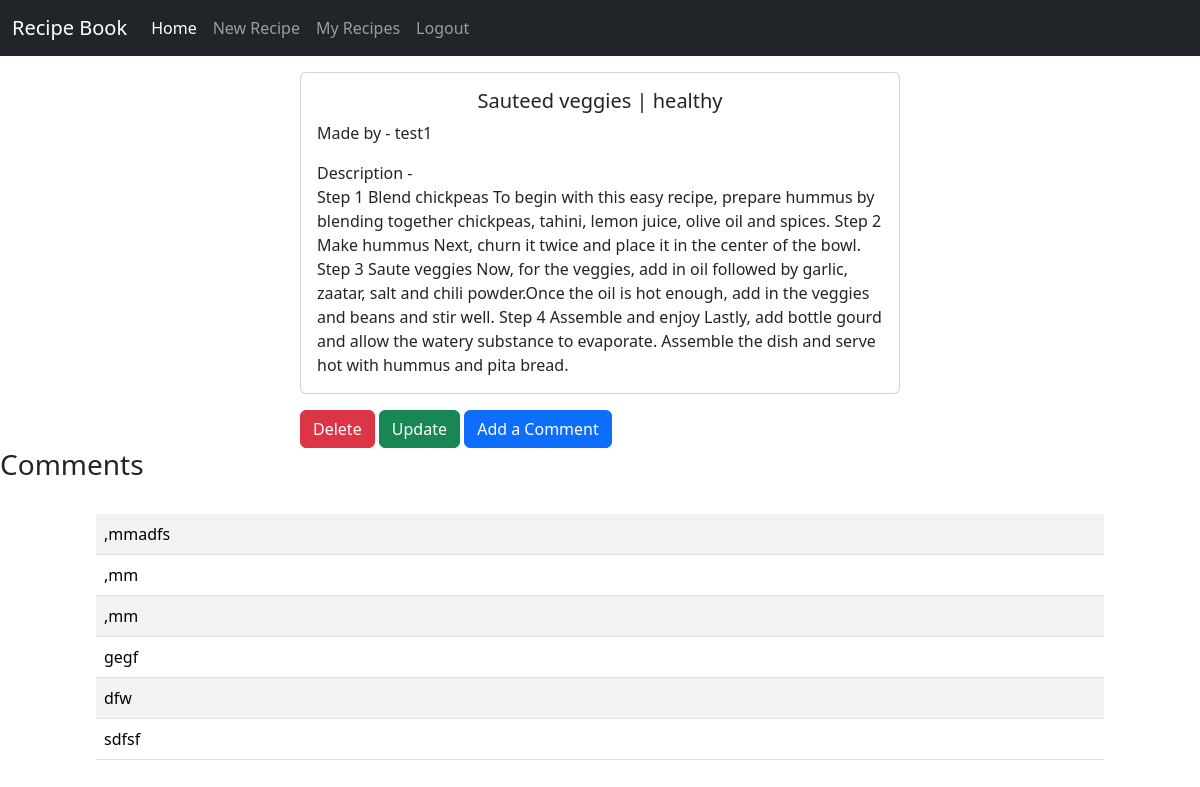
The page /recipe_detail/30/ (signed in) on the database its author committed.
### recipes/models.py (models this page shows)
class Recipe(models.Model):
    name = models.CharField(max_length=250)
    description = models.TextField()
    user=models.ForeignKey(User,on_delete=models.CASCADE)

class Comments(models.Model):
    comment=models.TextField()
    comment_id=models.ForeignKey(Recipe, on_delete=models.CASCADE,related_name='comments')

### recipes/views.py (the view)
# urls.py: path('recipe_detail/<id>/',views.detail_recipe,name='detail_recipe'),
def detail_recipe(request,id):
    receipe_list=Recipe.objects.get(id=id)
    comment=Comments.objects.filter(comment_id=id).order_by('-id')
    context={'recipe':receipe_list,'comment':comment}
    return render(request,'recipe_detail.html',context)

### recipes/templates/recipe_detail.html (shortened to what this page needs)
<!DOCTYPE html>
<html lang="en">
<head>
    <link href="https://cdn.jsdelivr.net/npm/bootstrap@5.3.2/dist/css/bootstrap.min.css" rel="stylesheet">
</head>
<body>
    <nav class="navbar navbar-expand-lg navbar-dark bg-dark">
        <div class="container-fluid">
          <a class="navbar-brand" href="#">Recipe Book</a>
          <div class="collapse navbar-collapse" id="navbarSupportedContent">
            <ul class="navbar-nav me-auto mb-2 mb-lg-0">
              <li class="nav-item">
                <a class="nav-link active" aria-current="page" href="/">Home</a>
              </li>
              {% if user.is_authenticated %}
              <li class="nav-item">
                <a class="nav-link" href="{% url 'index' %}">New Recipe</a>
              </li>
              <li class="nav-item">
                <a class="nav-link" href="{% url 'myrecipes' %}">My Recipes</a>
              </li>
              <li class="nav-item">
                <a class="nav-link" href="{% url 'logout' %}">Logout</a>
              </li>
              {% endif %}
            </ul>
          </div>
        </div>
      </nav>
    <div class="card my-3" style="width: 50%; margin-left: 25%;">
        <div class="card-body">
          <h5 class="card-title" style="text-align: center;">{{recipe.name}}</h5>
          <p class="card-text">Made by - {{recipe.user}}</p>
          <p class="card-text">Description - <br>{{recipe.description}}</p>
        </div>
    </div>
    <div style="margin-left: 25%;">
        {% if recipe.user == user %}
            <a href="{% url 'delete_recipe' recipe.id %}" class="btn btn-danger">Delete</a>
            <a href="{% url 'update_recipe' recipe.id %}" class="btn btn-success">Update</a>
        {% endif %}
        {% if user.is_authenticated %}
        <a href="{% url 'add_comment' recipe.id %}" class="btn btn-primary">Add a Comment</a>
        {% endif %}
    </div>
    <h3>Comments</h3>
    <br>
    <div style="margin: 0% 8%;">
      <table class="table table-striped">
        <tbody>
          {% for c in comment %}
          <tr>
            <td>{{c.comment}}</td>
          </tr>
          {% endfor %}
        </tbody>
      </table>
    </div>
</body>
</html>

### rows shown on the page
Recipe: name "Sauteed veggies | healthy", user "test1", description "Step 1 Blend chickpeas To begin with this easy recipe, prepare hummus by blending together chickpeas, tahini, lemon juice, olive oil and spices. Step 2 Make hummus Next, churn it twice and place it in the center of the bowl. Step 3 Saute veggies Now, for the veggies, add in oil followed by garlic, zaatar, salt and chili powder.Once the oil is hot enough, add in the veggies and beans and stir well. Step 4 Assemble and enjoy Lastly, add bottle gourd and allow the watery substance to evaporate. Assemble the dish and serve hot with hummus and pita bread."
Comments: comment ",mmadfs"
Comments: comment ",mm"
Comments: comment ",mm"
Comments: comment "gegf"
Comments: comment "dfw"
Comments: comment "sdfsf"
